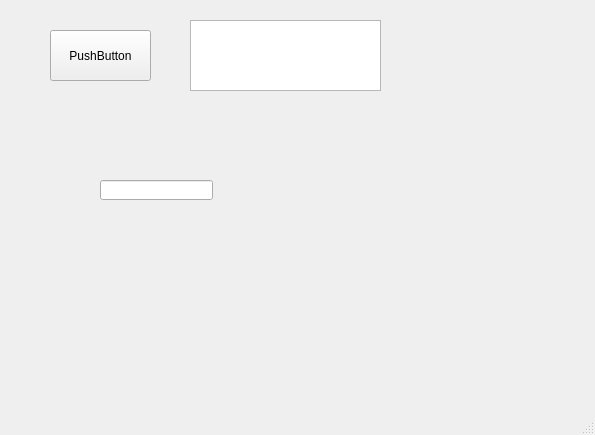
<?xml version="1.0" encoding="UTF-8"?>
<ui version="4.0">
 <class>MainWindow</class>
 <widget class="QMainWindow" name="MainWindow">
  <property name="geometry">
   <rect>
    <x>0</x>
    <y>0</y>
    <width>595</width>
    <height>435</height>
   </rect>
  </property>
  <property name="windowTitle">
   <string>MainWindow</string>
  </property>
  <widget class="QWidget" name="centralwidget">
   <widget class="QPushButton" name="pushButton">
    <property name="geometry">
     <rect>
      <x>50</x>
      <y>30</y>
      <width>101</width>
      <height>51</height>
     </rect>
    </property>
    <property name="text">
     <string>PushButton</string>
    </property>
   </widget>
   <widget class="QPlainTextEdit" name="text_msg">
    <property name="geometry">
     <rect>
      <x>190</x>
      <y>20</y>
      <width>191</width>
      <height>71</height>
     </rect>
    </property>
   </widget>
   <widget class="QLineEdit" name="lineEdit">
    <property name="geometry">
     <rect>
      <x>100</x>
      <y>180</y>
      <width>113</width>
      <height>20</height>
     </rect>
    </property>
   </widget>
  </widget>
  <widget class="QMenuBar" name="menubar">
   <property name="geometry">
    <rect>
     <x>0</x>
     <y>0</y>
     <width>595</width>
     <height>23</height>
    </rect>
   </property>
  </widget>
  <widget class="QStatusBar" name="statusbar"/>
 </widget>
 <resources/>
 <connections/>
 <slots>
  <slot>show_dialog()</slot>
 </slots>
</ui>
